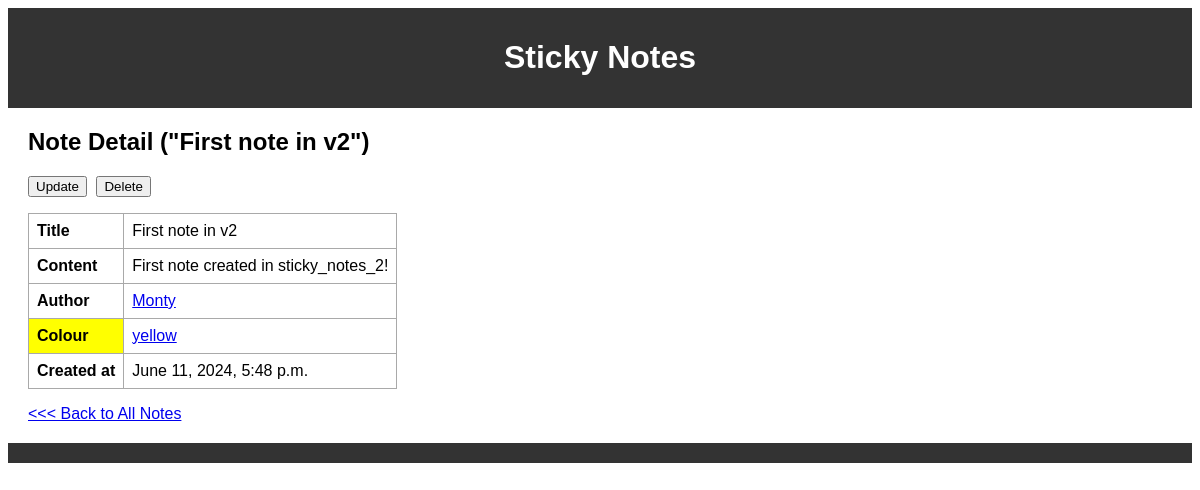
/note/1/, run on the app's committed database.
### sticky_notes_2_app/models.py (models this page shows, shortened)
class Note(models.Model):
    title = models.CharField(max_length=255)
    content = models.TextField()
    created_at = models.DateTimeField(auto_now_add=True)
    author = models.ForeignKey('Author', on_delete=models.CASCADE,
                               null=True, blank=True)
    colour = models.ForeignKey('Colour', on_delete=models.CASCADE,
                               null=True, blank=True)

class Author(models.Model):
    name = models.CharField(max_length=255)
    def __str__(self):
        return self.name

class Colour(models.Model):
    colour_name = models.CharField(max_length=255)
    def __str__(self):
        return self.colour_name

### sticky_notes_2_app/views.py (the view)
# urls.py: path('note/<int:pk>/', note_detail, name='note_detail'),
def note_detail(request, pk):
    note = get_object_or_404(Note, pk=pk)
    return render(request, 'notes/note_detail.html', {'note': note})

### sticky_notes_2_app/templates/notes/note_detail.html (shortened to what this page needs)
{% extends 'base.html' %}
{% block content %}
    <h2>Note Detail ("{{ note.title }}")</h2>
    <a href="{% url 'note_update' pk=note.pk %}"><button>Update</button></a>
    <a href="{% url 'note_delete' pk=note.pk %}"><button>Delete</button></a>
    <table>
        <tr>
            <td><b>Title</b></td>
            <td>{{ note.title }}</td>
        </tr>
        <tr>
            <td><b>Content</b></td>
            <td>{{ note.content }}</td>
        </tr>
        <tr>
            <td><b>Author</b></td>
            <td><a href="{% url 'note_list_by_author' author=note.author %}">{% if note.author is not null %}{{ note.author }}{% endif %}</a></td>
        </tr>
        <tr>
            <td style="background-color:{{ note.colour }};"><b>Colour</b></td>
            <td><a href="{% url 'note_list_by_colour' colour=note.colour %}">{% if note.colour is not null %}{{ note.colour }}{% endif %}</a></td>
        </tr>
        <tr>
            <td><b>Created at</b></td>
            <td>{{ note.created_at }}</td>
        </tr>
    </table>
    <a href="{% url 'note_list' %}"> <<< Back to All Notes</a>
{% endblock %}

### sticky_notes_2_app/static/notes/styles.css (style rules this page uses)
body { font-family: 'Calibri', 'Arial', sans-serif; }

### sticky_notes_2_app/templates/base.html (style rules this page uses)
table, th, td { border: 1px solid darkgray; border-collapse: collapse; padding: 1vh; }
button { margin-right: 5px; }

### data on the page
Note: title "First note in v2", content "First note created in sticky_notes_2!", author "Monty", colour "yellow", created_at "June 11, 2024, 5:48 p.m."
